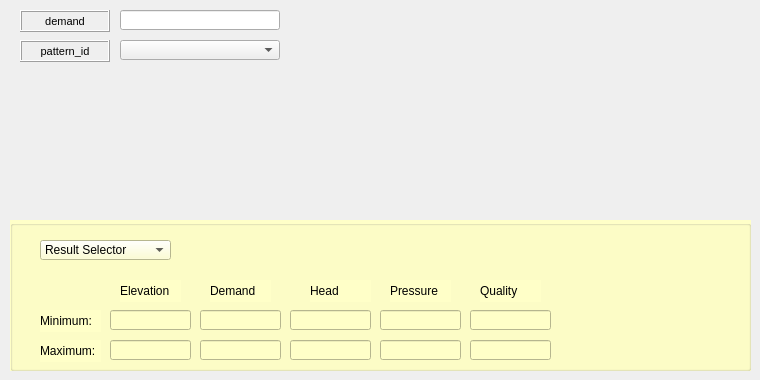
     <widget class="QWidget" name="tab_10">
      <attribute name="title">
       <string>Junction</string>
      </attribute>
      <widget class="QComboBox" name="inp_junction_pattern_id">
       <property name="geometry">
        <rect>
         <x>120</x>
         <y>40</y>
         <width>160</width>
         <height>20</height>
        </rect>
       </property>
      </widget>
      <widget class="QLineEdit" name="inp_junction_demand">
       <property name="geometry">
        <rect>
         <x>120</x>
         <y>10</y>
         <width>160</width>
         <height>20</height>
        </rect>
       </property>
       <property name="text">
        <string/>
       </property>
      </widget>
      <widget class="QLabel" name="label_v_inp_edit_junction_pattern_id">
       <property name="geometry">
        <rect>
         <x>20</x>
         <y>40</y>
         <width>90</width>
         <height>22</height>
        </rect>
       </property>
       <property name="font">
        <font>
         <pointsize>8</pointsize>
        </font>
       </property>
       <property name="frameShape">
        <enum>QFrame::Box</enum>
       </property>
       <property name="frameShadow">
        <enum>QFrame::Raised</enum>
       </property>
       <property name="text">
        <string>pattern_id</string>
       </property>
       <property name="alignment">
        <set>Qt::AlignCenter</set>
       </property>
       <property name="margin">
        <number>3</number>
       </property>
      </widget>
      <widget class="QLabel" name="label_v_inp_edit_junction_demand">
       <property name="enabled">
        <bool>true</bool>
       </property>
       <property name="geometry">
        <rect>
         <x>20</x>
         <y>10</y>
         <width>90</width>
         <height>22</height>
        </rect>
       </property>
       <property name="sizePolicy">
        <sizepolicy hsizetype="Preferred" vsizetype="Preferred">
         <horstretch>0</horstretch>
         <verstretch>0</verstretch>
        </sizepolicy>
       </property>
       <property name="font">
        <font>
         <pointsize>8</pointsize>
        </font>
       </property>
       <property name="statusTip">
        <string/>
       </property>
       <property name="accessibleName">
        <string/>
       </property>
       <property name="layoutDirection">
        <enum>Qt::LeftToRight</enum>
       </property>
       <property name="autoFillBackground">
        <bool>false</bool>
       </property>
       <property name="inputMethodHints">
        <set>Qt::ImhNone</set>
       </property>
       <property name="frameShape">
        <enum>QFrame::Box</enum>
       </property>
       <property name="frameShadow">
        <enum>QFrame::Raised</enum>
       </property>
       <property name="lineWidth">
        <number>1</number>
       </property>
       <property name="midLineWidth">
        <number>0</number>
       </property>
       <property name="text">
        <string>demand</string>
       </property>
       <property name="alignment">
        <set>Qt::AlignCenter</set>
       </property>
       <property name="wordWrap">
        <bool>false</bool>
       </property>
       <property name="margin">
        <number>3</number>
       </property>
      </widget>
      <widget class="QGroupBox" name="groupBox_6">
       <property name="geometry">
        <rect>
         <x>10</x>
         <y>220</y>
         <width>741</width>
         <height>151</height>
        </rect>
       </property>
       <property name="autoFillBackground">
        <bool>false</bool>
       </property>
       <property name="styleSheet">
        <string notr="true">background-color: rgb(255, 255, 200);</string>
       </property>
       <property name="title">
        <string/>
       </property>
       <widget class="QLineEdit" name="rpt_node_max_quality">
        <property name="geometry">
         <rect>
          <x>460</x>
          <y>120</y>
          <width>81</width>
          <height>20</height>
         </rect>
        </property>
        <property name="text">
         <string/>
        </property>
       </widget>
       <widget class="QComboBox" name="result_selection_result_id">
        <property name="geometry">
         <rect>
          <x>30</x>
          <y>20</y>
          <width>131</width>
          <height>20</height>
         </rect>
        </property>
        <item>
         <property name="text">
          <string>Result Selector</string>
         </property>
        </item>
       </widget>
       <widget class="QLineEdit" name="rpt_node_min_demand">
        <property name="geometry">
         <rect>
          <x>190</x>
          <y>90</y>
          <width>81</width>
          <height>20</height>
         </rect>
        </property>
        <property name="text">
         <string/>
        </property>
       </widget>
       <widget class="QLabel" name="label_min_result">
        <property name="geometry">
         <rect>
          <x>30</x>
          <y>90</y>
          <width>61</width>
          <height>22</height>
         </rect>
        </property>
        <property name="font">
         <font>
          <pointsize>9</pointsize>
         </font>
        </property>
        <property name="frameShape">
         <enum>QFrame::NoFrame</enum>
        </property>
        <property name="frameShadow">
         <enum>QFrame::Plain</enum>
        </property>
        <property name="text">
         <string>Minimum:</string>
        </property>
        <property name="textFormat">
         <enum>Qt::AutoText</enum>
        </property>
        <property name="scaledContents">
         <bool>false</bool>
        </property>
        <property name="alignment">
         <set>Qt::AlignLeading|Qt::AlignLeft|Qt::AlignVCenter</set>
        </property>
        <property name="margin">
         <number>3</number>
        </property>
       </widget>
       <widget class="QLabel" name="label_rpt_node_demand">
        <property name="geometry">
         <rect>
          <x>200</x>
          <y>60</y>
          <width>61</width>
          <height>22</height>
         </rect>
        </property>
        <property name="font">
         <font>
          <pointsize>9</pointsize>
         </font>
        </property>
        <property name="frameShape">
         <enum>QFrame::NoFrame</enum>
        </property>
        <property name="frameShadow">
         <enum>QFrame::Plain</enum>
        </property>
        <property name="text">
         <string>Demand</string>
        </property>
        <property name="textFormat">
         <enum>Qt::AutoText</enum>
        </property>
        <property name="scaledContents">
         <bool>false</bool>
        </property>
        <property name="alignment">
         <set>Qt::AlignLeading|Qt::AlignLeft|Qt::AlignVCenter</set>
        </property>
        <property name="margin">
         <number>3</number>
        </property>
       </widget>
       <widget class="QLineEdit" name="rpt_node_min_quality">
        <property name="geometry">
         <rect>
          <x>460</x>
          <y>90</y>
          <width>81</width>
          <height>20</height>
         </rect>
        </property>
        <property name="text">
         <string/>
        </property>
       </widget>
       <widget class="QLineEdit" name="rpt_node_max_demand">
        <property name="geometry">
         <rect>
          <x>190</x>
          <y>120</y>
          <width>81</width>
          <height>20</height>
         </rect>
        </property>
        <property name="text">
         <string/>
        </property>
       </widget>
       <widget class="QLineEdit" name="rpt_node_max_head">
        <property name="geometry">
         <rect>
          <x>280</x>
          <y>120</y>
          <width>81</width>
          <height>20</height>
         </rect>
        </property>
        <property name="text">
         <string/>
        </property>
       </widget>
       <widget class="QLabel" name="label_rpt_node_elevation">
        <property name="geometry">
         <rect>
          <x>110</x>
          <y>60</y>
          <width>61</width>
          <height>22</height>
         </rect>
        </property>
        <property name="font">
         <font>
          <pointsize>9</pointsize>
         </font>
        </property>
        <property name="frameShape">
         <enum>QFrame::NoFrame</enum>
        </property>
        <property name="frameShadow">
         <enum>QFrame::Plain</enum>
        </property>
        <property name="text">
         <string>Elevation</string>
        </property>
        <property name="textFormat">
         <enum>Qt::AutoText</enum>
        </property>
        <property name="scaledContents">
         <bool>false</bool>
        </property>
        <property name="alignment">
         <set>Qt::AlignLeading|Qt::AlignLeft|Qt::AlignVCenter</set>
        </property>
        <property name="margin">
         <number>3</number>
        </property>
       </widget>
       <widget class="QLabel" name="label_rpt_node_head">
        <property name="geometry">
         <rect>
          <x>300</x>
          <y>60</y>
          <width>61</width>
          <height>22</height>
         </rect>
        </property>
        <property name="font">
         <font>
          <pointsize>9</pointsize>
         </font>
        </property>
        <property name="frameShape">
         <enum>QFrame::NoFrame</enum>
        </property>
        <property name="frameShadow">
         <enum>QFrame::Plain</enum>
        </property>
        <property name="text">
         <string>Head</string>
        </property>
        <property name="textFormat">
         <enum>Qt::AutoText</enum>
        </property>
        <property name="scaledContents">
         <bool>false</bool>
        </property>
        <property name="alignment">
         <set>Qt::AlignLeading|Qt::AlignLeft|Qt::AlignVCenter</set>
        </property>
        <property name="margin">
         <number>3</number>
        </property>
       </widget>
       <widget class="QLineEdit" name="rpt_node_min_head">
        <property name="geometry">
         <rect>
          <x>280</x>
          <y>90</y>
          <width>81</width>
          <height>20</height>
         </rect>
        </property>
        <property name="text">
         <string/>
        </property>
       </widget>
       <widget class="QLineEdit" name="rpt_node_max_pressure">
        <property name="geometry">
         <rect>
          <x>370</x>
          <y>120</y>
          <width>81</width>
          <height>20</height>
         </rect>
        </property>
        <property name="text">
         <string/>
        </property>
       </widget>
       <widget class="QLineEdit" name="rpt_node_elevation">
        <property name="geometry">
         <rect>
          <x>100</x>
          <y>90</y>
          <width>81</width>
          <height>20</height>
         </rect>
        </property>
        <property name="text">
         <string/>
        </property>
       </widget>
       <widget class="QLabel" name="label_max_result">
        <property name="geometry">
         <rect>
          <x>30</x>
          <y>120</y>
          <width>61</width>
          <height>22</height>
         </rect>
        </property>
        <property name="font">
         <font>
          <pointsize>9</pointsize>
         </font>
        </property>
        <property name="frameShape">
         <enum>QFrame::NoFrame</enum>
        </property>
        <property name="frameShadow">
         <enum>QFrame::Plain</enum>
        </property>
        <property name="text">
         <string>Maximum:</string>
        </property>
        <property name="textFormat">
         <enum>Qt::AutoText</enum>
        </property>
        <property name="scaledContents">
         <bool>false</bool>
        </property>
        <property name="alignment">
         <set>Qt::AlignLeading|Qt::AlignLeft|Qt::AlignVCenter</set>
        </property>
        <property name="margin">
         <number>3</number>
        </property>
       </widget>
       <widget class="QLabel" name="label_rpt_node_pressure">
        <property name="geometry">
         <rect>
          <x>380</x>
          <y>60</y>
          <width>61</width>
          <height>22</height>
         </rect>
        </property>
        <property name="font">
         <font>
          <pointsize>9</pointsize>
         </font>
        </property>
        <property name="frameShape">
         <enum>QFrame::NoFrame</enum>
        </property>
        <property name="frameShadow">
         <enum>QFrame::Plain</enum>
        </property>
        <property name="text">
         <string>Pressure</string>
        </property>
        <property name="textFormat">
         <enum>Qt::AutoText</enum>
        </property>
        <property name="scaledContents">
         <bool>false</bool>
        </property>
        <property name="alignment">
         <set>Qt::AlignLeading|Qt::AlignLeft|Qt::AlignVCenter</set>
        </property>
        <property name="margin">
         <number>3</number>
        </property>
       </widget>
       <widget class="QLineEdit" name="rpt_node_elevation_2">
        <property name="geometry">
         <rect>
          <x>100</x>
          <y>120</y>
          <width>81</width>
          <height>20</height>
         </rect>
        </property>
        <property name="text">
         <string/>
        </property>
       </widget>
       <widget class="QLineEdit" name="rpt_node_min_pressure">
        <property name="geometry">
         <rect>
          <x>370</x>
          <y>90</y>
          <width>81</width>
          <height>20</height>
         </rect>
        </property>
        <property name="text">
         <string/>
        </property>
       </widget>
       <widget class="QLabel" name="label_rpt_node_quality">
        <property name="geometry">
         <rect>
          <x>470</x>
          <y>60</y>
          <width>61</width>
          <height>22</height>
         </rect>
        </property>
        <property name="font">
         <font>
          <pointsize>9</pointsize>
         </font>
        </property>
        <property name="frameShape">
         <enum>QFrame::NoFrame</enum>
        </property>
        <property name="frameShadow">
         <enum>QFrame::Plain</enum>
        </property>
        <property name="text">
         <string>Quality</string>
        </property>
        <property name="textFormat">
         <enum>Qt::AutoText</enum>
        </property>
        <property name="scaledContents">
         <bool>false</bool>
        </property>
        <property name="alignment">
         <set>Qt::AlignLeading|Qt::AlignLeft|Qt::AlignVCenter</set>
        </property>
        <property name="margin">
         <number>3</number>
        </property>
       </widget>
      </widget>
     </widget>
